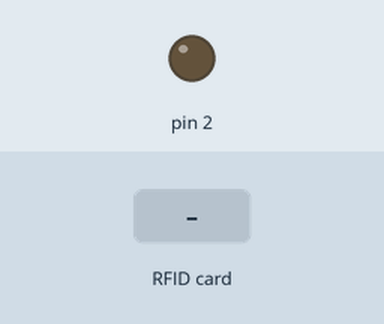
Bench run of a sketch on a simulated Arduino Uno, built with avr-gcc and run on an emulated ATmega328P. Shown: output pins drawn as LEDs (lit = HIGH). The test bench sets the inputs (shaded band). Pins used as bus, display or sensor lines are not drawn; what the sketch prints to the serial monitor is not drawn.

Above: at 1.2 s.
1.3 s: RFID card 5E 7A 19 C4 held to the reader
At 2.2 s:
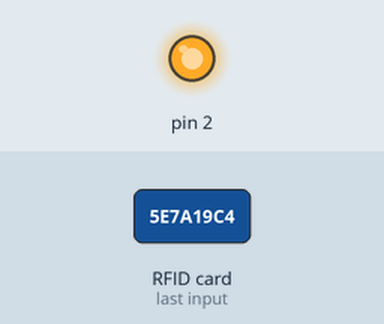
Timing chart, 0 to 4.3 s (numbered marks = the images above; inputs shaded):
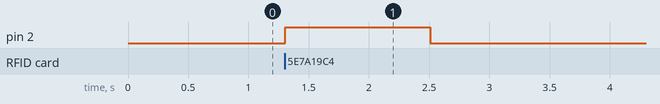

The sketch:

RFID_lettura.ino
```cpp
/*
PINOUT:
RC522 MODULE    Uno/Nano
SDA             D10
SCK             D13
MOSI            D11
MISO            D12
IRQ             N/A
GND             GND
RST             D9
3.3V            3.3V

*/


#include <MFRC522.h>

MFRC522 mfrc522(10, 9);
String mycode="codice";

void setup(){
  pinMode(2, OUTPUT);
  Serial.begin(9600);
  SPI.begin();
 mfrc522.PCD_Init();
}


void loop()
{
  if(!mfrc522.PICC_IsNewCardPresent()){
    return ;
  }
  if(!mfrc522.PICC_ReadCardSerial()){
    return ;
  }
  String content = " ";
  Serial.println("UID tag:");
for(int i = 0; i<mfrc522.uid.size; i++){
  byte b =mfrc522.uid.uidByte[i];
  Serial.print (b < 0x10 ? " 0" : " ");
  Serial.print (b, DEC);
  digitalWrite (2,HIGH);
  delay(300);
  digitalWrite (2,LOW);

}

  Serial.println();
  delay(500);
}
```

Measured:
- after the input at 1.3 s, pin 2: LOW → HIGH at once, → LOW 1.2 s later
